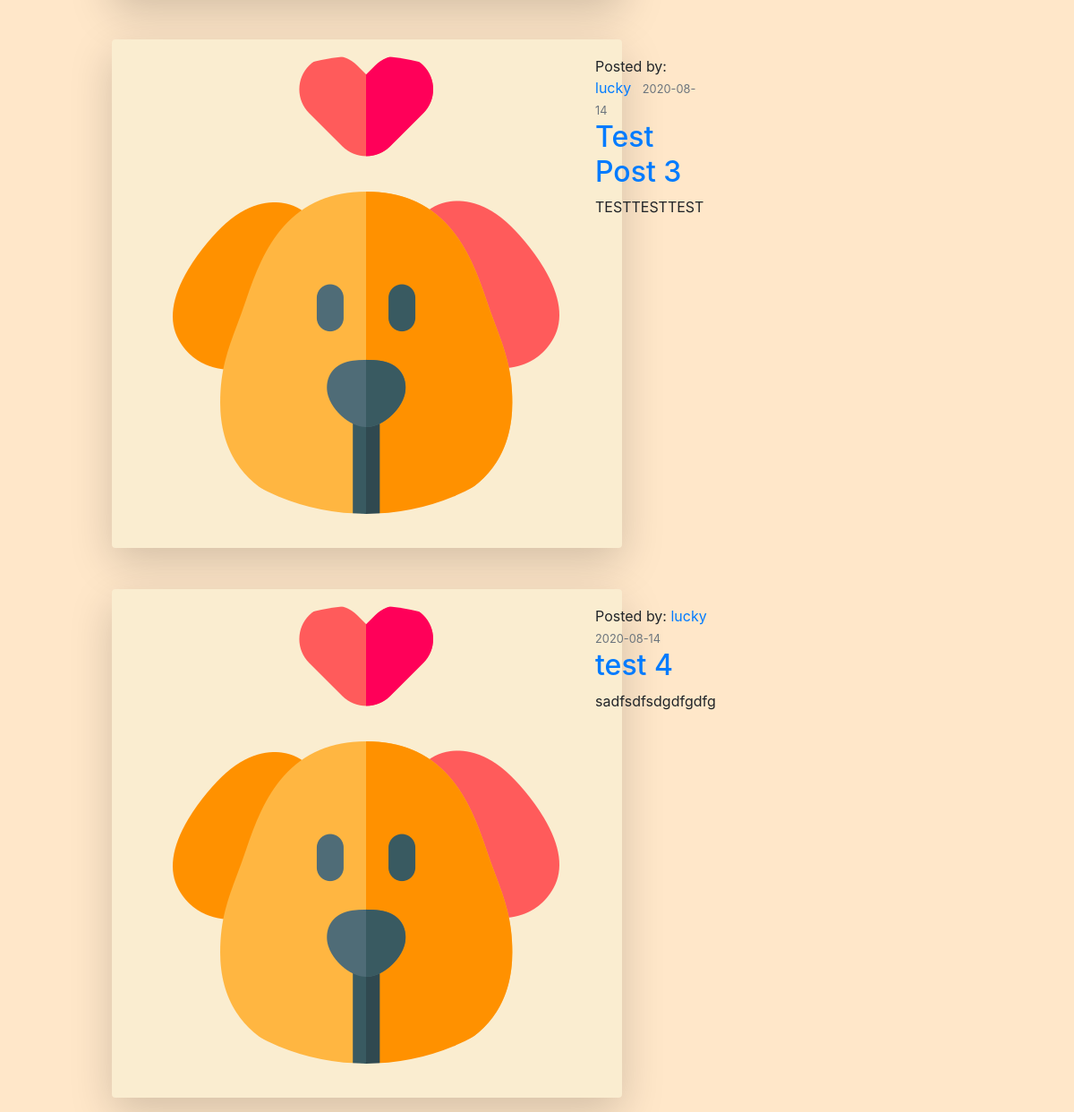
/blog (lower part), run on an earlier commit of the app's database.
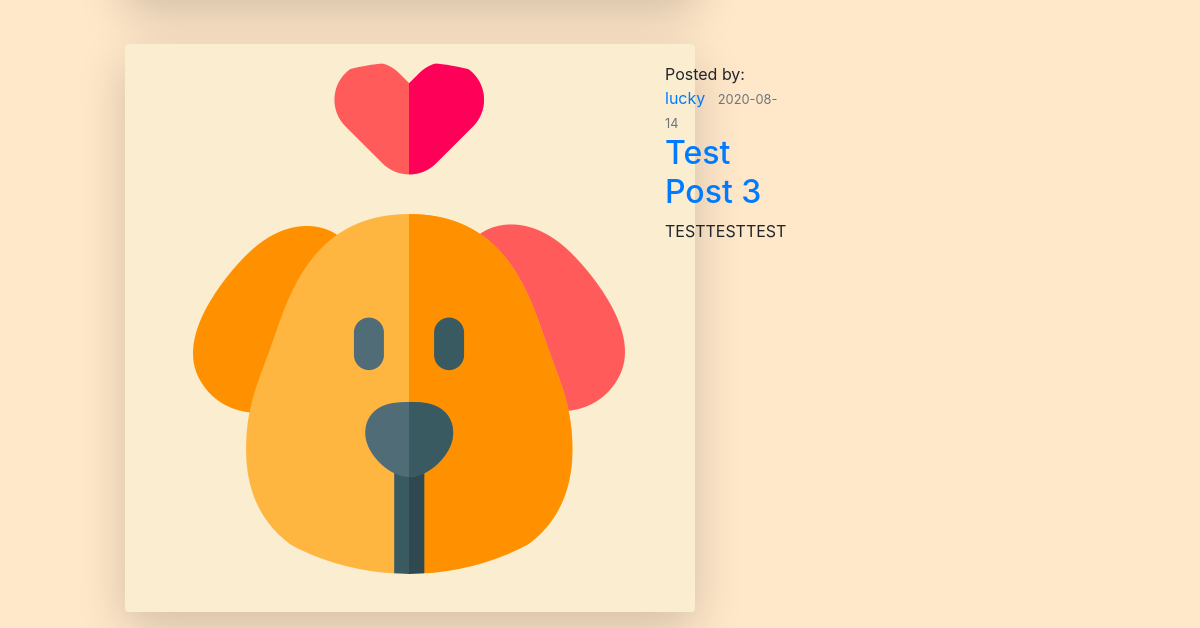
And on a later commit of the database.
### luckycarrot/models.py (models this page shows, shortened)
class Post(db.Model):
    id = db.Column(db.Integer, primary_key=True)
    title = db.Column(db.String(100), nullable=False)
    date_posted = db.Column(db.DateTime, nullable=False,
                            default=datetime.utcnow)
    content = db.Column(db.Text, nullable=False)
    image_file = db.Column(db.String(20), nullable=False)
    user_id = db.Column(db.Integer, db.ForeignKey(
        'user.id'), nullable=False)

class User(db.Model, UserMixin):
    id = db.Column(db.Integer, primary_key=True)
    username = db.Column(db.String(20), unique=True, nullable=False)
    email = db.Column(db.String(120), unique=True, nullable=False)
    password = db.Column(db.String(60), nullable=False)
    updates = db.Column(db.Boolean, unique=False, default=False, nullable=False)
    image_file = db.Column(db.String(20), nullable=False, default='default.png')
    admin_user = db.Column(db.Boolean, unique=False, default=False, nullable=False)
    posts = db.relationship('Post', backref='author', lazy=True)

### luckycarrot/routes.py (the view)
@app.route("/blog", methods=['GET', 'POST'])
def blog():
    posts = Post.query.all()
    return render_template('blog.html', posts=posts)

### luckycarrot/templates/blog.html
{% extends 'main.html' %}
{% block links %}
<link rel="stylesheet" href="../static/css/blog.css" type="text/css">
{% endblock %}
{% block content %}
    {% for post in posts %}
    <div class='container-xl'>
        <div class="row">
            <div class="col-1"></div>
            <div class="col-6 shadow-lg p-2 mb-3 rounded borderBody">
                <article class='media content-section'>
                    <img class="rounded-circle article-img" src="{{ url_for('static', filename='profile_pictures/' + post.author.image_file)}}">
                    <div class='media-body'>
                        <div class="article-metadata">
                            <span>Posted by: <a class="mr-2" href="#">{{ post.author.username }}</a></span>
                            <small class='text-muted'>{{ post.date_posted.strftime('%Y-%m-%d') }}</small>
                        </div>
                        <h2><a class="article-title" href="{{ url_for('post', post_id=post.id) }}">{{ post.title }}</a></h2>
                        <p class="article-content">{{ post.content }}</p>
                    </div>
                </article>
            </div>
        </div>
    </div>
    {% endfor %}
{% endblock %}

What changed in the data, as far as the page shows it:
removed Post: image_file (placeholder picture), author.username "lucky", date_posted "2020-08-14", title "test 4", content "sadfsdfsdgdfgdfg"
